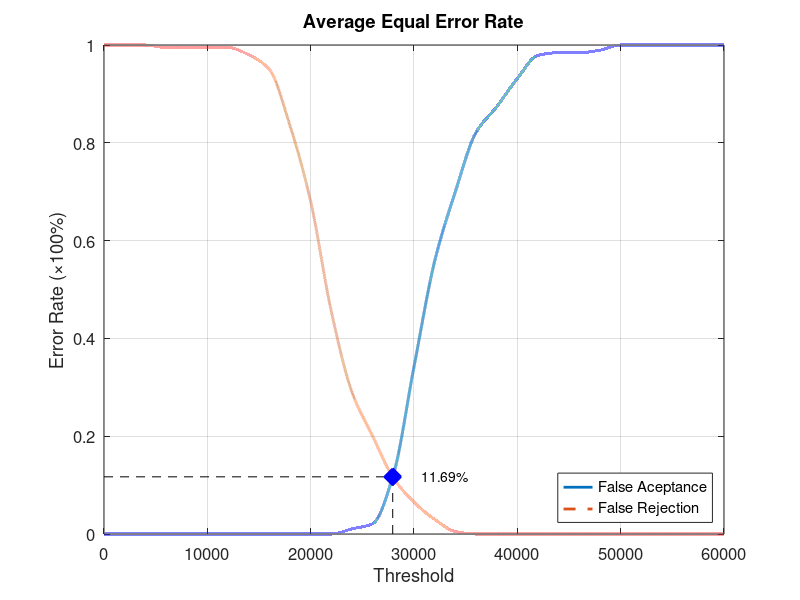
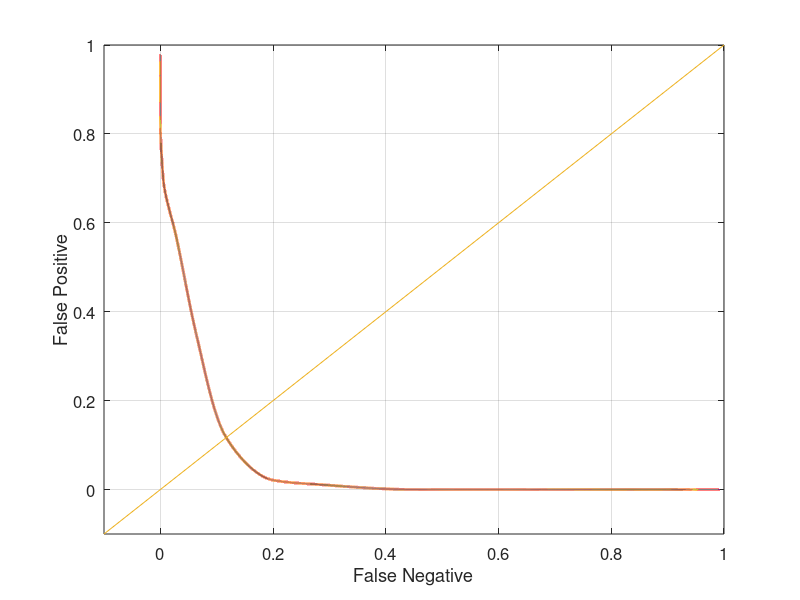

Recreate these plots in MATLAB, in order.
function yEER = Database3_3
close all;
clear;
clc;
x = 0:2000:60000;
xq = 0:0.5:60000;

y0 = [0 0 0 0 0 0 0 0 0 0 0 0 0.0105263 0.0210526 0.121053 0.342105 0.557895 0.7 0.821053 0.873684 0.931579 0.978947 0.984211 0.984211 0.989474 1 1 1 1 1 1];
yy0 = interp1(x, y0, xq, 'pchip');
y1 = [1 1 1 0.995 0.995 0.995 0.995 0.98 0.95 0.835 0.68 0.455 0.29 0.2 0.115 0.065 0.03 0.005 0 0 0 0 0 0 0 0 0 0 0 0 0];
yy1 = interp1(x, y1, xq, 'pchip');

% Calculating EER: 
y2 = abs(y0 - y1);
find(y2 == min(y2))
yy2 = abs(yy0 - yy1);
xEER = find(yy2 == min(yy2));
xEERIndex = xq(xEER) % X-axis EER
yEER = yy0(xEER) % Y-axis EER

main = figure
plot(xq, yy0,'-','LineWidth', 2);	hold on
plot(xq, yy1,'--','LineWidth', 2);	hold on
plot([xEERIndex xEERIndex], [0 yEER], 'k--');	hold on
plot([0 xEERIndex], [yEER yEER], 'k--');	hold on
plot(xEERIndex, yEER, 'bx', 'LineWidth', 10);	hold on
text(xEERIndex + 10 * xEERIndex / 100, yEER, [num2str(round((10000 * yEER)) / 100) '%'])
legend('False Aceptance', 'False Rejection', 'Location', 'SouthEast')
xlabel('Threshold')
ylabel('Error Rate (\times100%)')
title('Average Equal Error Rate')
set(gca, 'FontSize', 12)
axis([0 60000 0 1])
grid on

print(main, 'Database3_3Main', '-dpng');
FNRxFPR = figure('Color', [1 1 1]);
plot(yy1, yy0, '-', yy1, yy0, 'LineWidth', 2);
hold on
y = -0.1:0.1:1
plot(y, y); 
set(gca, 'FontSize', 12)
xlabel('False Negative')
ylabel('False Positive')
axis([-0.1 1 -0.1 1])
set(gca, 'FontSize', 12)
grid on

print(FNRxFPR, 'Database3_3FNRxFPR','-dpng');
end
